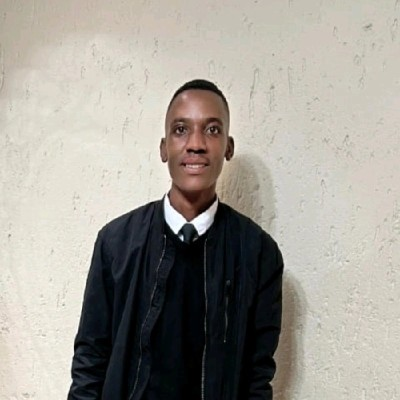
#> input picture v2/src/assets/koketso_raw.png, 400 x 400 px, found by its file name
$ python process_real_photo.py
#> lines starting #> are read from the running program, lines starting #| are printed output that depends on the picture
from PIL import Image, ImageDraw
import numpy as np

src = r"c:\Users\nelso\OneDrive\Desktop\portfolio\v2\src\assets\koketso_raw.png"
dst = r"c:\Users\nelso\OneDrive\Desktop\portfolio\v2\src\assets\koketso_transparent.png"

try:
    img = Image.open(src).convert("RGBA")
#> img is the input picture: PIL image 400x400 RGBA; mean R, G, B, A 162, 157.9, 150, 255
    width, height = img.size
#> width = 400; height = 400

    # Create a mask that is solid in the center and fades at the edges
    # This preserves the person while removing the background edges
    mask = Image.new('L', (width, height), 0)
#> mask: PIL image 400x400 L; every value is 0
    draw = ImageDraw.Draw(mask)

    # Draw a large ellipse that covers the person
    # Adjust coordinates to fit the person (usually center-top to center-bottom)
    padding_x = width * 0.05
#> padding_x = 20
    padding_y = height * 0.05
#> padding_y = 20
    draw.ellipse([padding_x, padding_y, width-padding_x, height-padding_y], fill=255)

    # Blur the mask significantly for soft edges
    from PIL import ImageFilter
    mask = mask.filter(ImageFilter.GaussianBlur(radius=20))
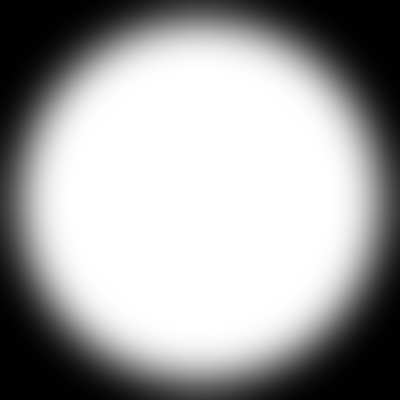
#> mask: PIL image 400x400 L; min 0, max 255, mean 162.2

    # Use the mask to set the alpha channel
    data = np.array(img)
    alpha = np.array(mask)

    # Combine original alpha if any
    data[:,:,3] = alpha
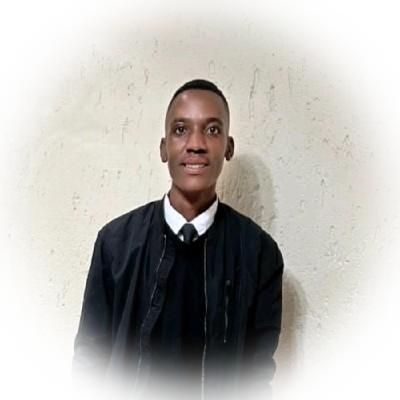
#> data: shape (400, 400, 4); mean R, G, B, A 162, 157.9, 150, 162.2; transparent parts drawn white

    result = Image.fromarray(data, 'RGBA')

    # Crop to subject
    bbox = result.getbbox()
#> bbox = (0, 0, 400, 400)
    if bbox:
        result = result.crop(bbox)

    result.save(dst, 'PNG')
    print(f"Success: {dst}")
except Exception as e:
    print(f"Error: {e}")
